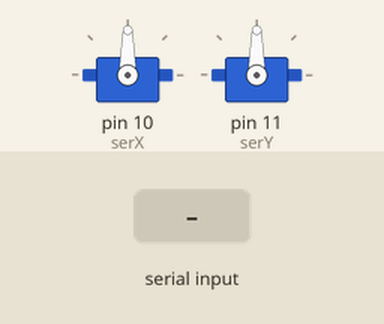
Recording of a sketch running on a simulated Arduino Uno, built with avr-gcc and run on an emulated ATmega328P. Parts: 2 × servo. Inputs (shaded band) come from the test bench.

Above: at 1.2 s.
1.3 s: "Y" received over Serial
At 2.3 s:
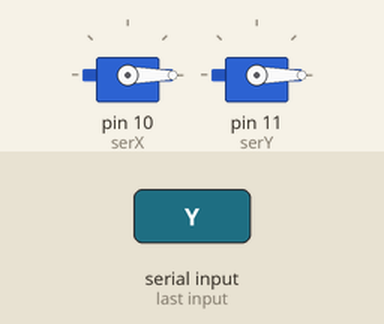
2.8 s: "90,45\n" received over Serial
At 3.6 s:
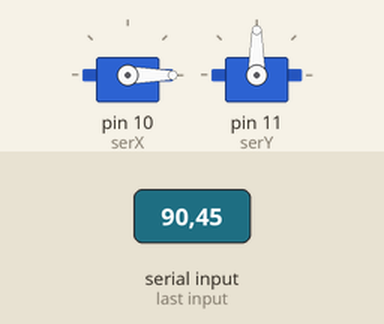
4.3 s: "30,150\n" received over Serial
At 4.8 s:
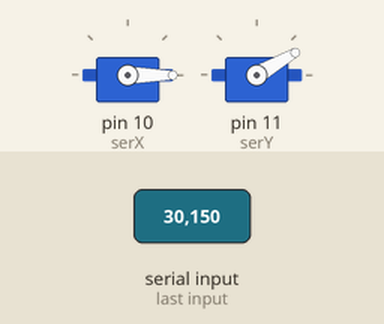
5.8 s: "200\n" received over Serial
At 7.0 s:
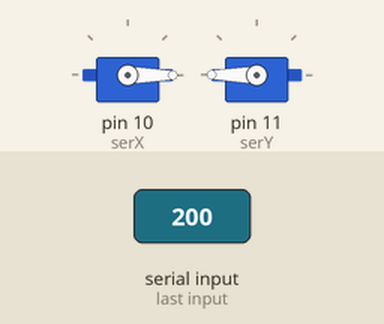
7.3 s: "90\n" received over Serial
At 8.1 s:
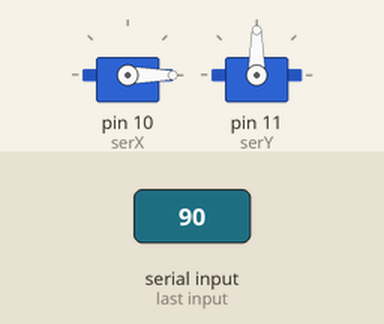
Timing chart, 0 to 9.8 s (numbered marks = the images above; inputs shaded):
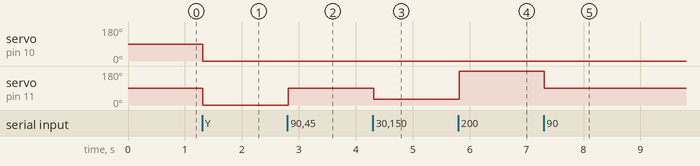

Measured:
- after the input at 1.3 s, servo on pin 10 (serX), servo on pin 11 (serY): 90° → 0° at once
- after the input at 2.8 s, servo on pin 11 (serY): 0° → 90° at once
- after the input at 4.3 s, servo on pin 11 (serY): 90° → 30° at once
- after the input at 5.8 s, servo on pin 11 (serY): 30° → 180° at once
- after the input at 7.3 s, servo on pin 11 (serY): 180° → 90° at once

The sketch:

main.ino
```cpp
#include <Servo.h>

String serialData;

Servo serX;
Servo serY;

struct Pos {
  int x;
  int y;
};

void setup() {
  serX.attach(10);
  serY.attach(11);
  Serial.begin(9600); // Set the baud rate to match your Python script
  Serial.setTimeout(10);
}

void loop() {
  // pass
}

void serialEvent() {
  serialData = Serial.readString();

  Pos coords = parsePos(serialData);

  serX.write(coords.x);
  serY.write(coords.y);
}

Pos parsePos(String coords) {
  Pos pos = {0,0};
  int yIndex = coords.indexOf("Y");

  pos.x = coords.substring(1,yIndex).toInt();
  pos.y = coords.substring(yIndex+1).toInt();

  return pos;
}
```
